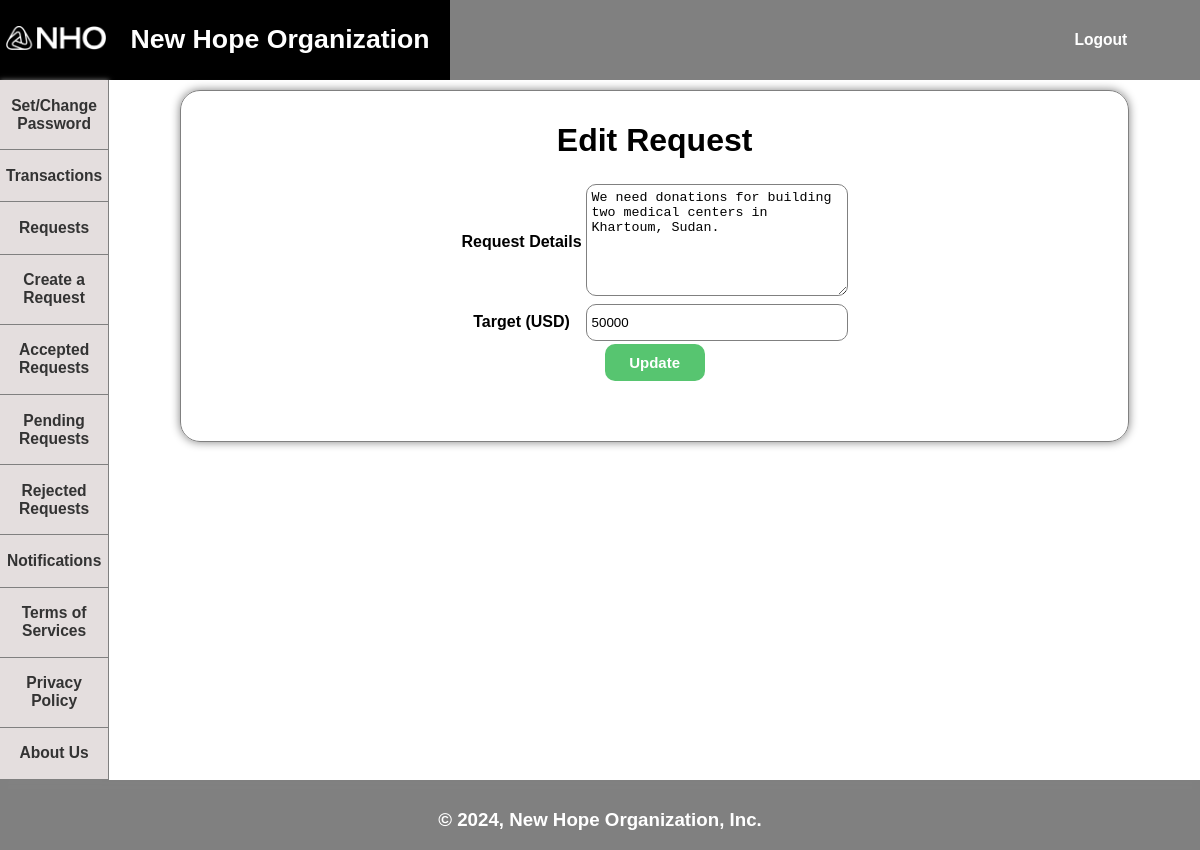
The page /ngo/edit-request.ngo.php?id=18 (signed in) on the database its author committed.
### tables this page shows
CREATE TABLE `requests` (
  `id` int(11) NOT NULL,
  `details` text NOT NULL,
  `target` float NOT NULL,
  `raised` float NOT NULL,
  `stype` int(11) NOT NULL,
  `status` varchar(20) NOT NULL,
  `time` datetime NOT NULL,
  `ngo` varchar(20) NOT NULL,
  `reason` text NOT NULL,
  `admin` varchar(20) NOT NULL,
  `notify` datetime NOT NULL
);

### ngo/edit-request.ngo.php (the view, shortened to what this page needs)
<?php
include_once '../config/connection.config.php';
$id = $_GET['id'];
$select = mysqli_query($conn, "SELECT * FROM requests WHERE id='$id'");
if (mysqli_num_rows($select)) {
    $result = mysqli_fetch_assoc($select);
}
?>
<!DOCTYPE html>
<html lang="en">
<head>
    <link rel="stylesheet" href="../styles/style.css" />
</head>
<body>
    <div class="main">
        <div class="header">
            <a href="../index.php">
                <button class="title">
                    <div class="logo-div">
                        <img class="logo" src="../images/logo.png" alt="NHO" />
                    </div>
                    <div class="heading-div">
                        <h1 class="heading">New Hope Organization</h1>
                    </div>
                </button>
            </a>
        </div>
        <div class="log">
            <?php
        if (!isset($_SESSION['userId']) || $_SESSION['userId']==NULL) { ?>
            <a href="../login.php">
                <button class="logbtn">
                    <h3>Login</h3>
                </button>
            </a>
            <a href="../signup.php">
                <button class="logbtn">
                    <h3>Sign Up</h3>
                </button>
            </a>
            <?php } else { ?>
            <a href="../include/logout.include.php">
                <button class="logbtn">
                    <h3>Logout</h3>
                </button>
            </a>
            <?php }
        ?>
        </div>
        <div class="navigation">
            <?php
            if (isset($_SESSION['userId']) && $_SESSION['userId']!=NULL) { ?>
            <a href="../password.php"><button class="navbtn">
                    <h3>Set/Change Password</h3>
                </button></a>
            <a href="../transactions.php"><button class="navbtn">
                    <h3>Transactions</h3>
                </button></a>
            <a href="../requests.php"><button class="navbtn">
                    <h3>Requests</h3>
                </button></a>
            <?php }
            if (isset($_SESSION['userType']) && $_SESSION['userType']==1) { ?>
            <a href="../admin/pending-requests.admin.php"><button class="navbtn">
                    <h3>Pending Requests</h3>
                </button></a>
            <a href="../admin/add-admin.admin.php"><button class="navbtn">
                    <h3>Add New Admin</h3>
                </button></a>
            <?php } elseif (isset($_SESSION['userType']) && $_SESSION['userType']==2) { ?>
            <a href="create-request.ngo.php"><button class="navbtn">
                    <h3>Create a Request</h3>
                </button></a>
            <a href="accepted-requests.ngo.php"><button class="navbtn">
                    <h3>Accepted Requests</h3>
                </button></a>
            <a href="pending-requests.ngo.php"><button class="navbtn">
                    <h3>Pending Requests</h3>
                </button></a>
            <a href="rejected-requests.ngo.php"><button class="navbtn">
                    <h3>Rejected Requests</h3>
                </button></a>
            <a href="notifications.ngo.php"><button class="navbtn">
                    <h3>Notifications</h3>
                </button></a>
            <?php } ?>
            <a href="../tos.php"><button class="navbtn">
                    <h3>Terms of Services</h3>
                </button></a>
            <a href="../privacy-policy.php"><button class="navbtn">
                    <h3>Privacy Policy</h3>
                </button></a>
            <a href="../about-us.php"><button class="navbtn">
                    <h3>About Us</h3>
                </button></a>
        </div>
        <div class="content">
            <div class="card">
                <?php
                if (isset($_SESSION['userPass']) && $_SESSION['userPass']=='none' && $_SESSION['userType']==1) { ?>
                <h2 class="warning">You did not set any proper password yet. Your account is vulnerable!</h2>
                <a href="../password.php"><button class="pagebtn">Set Password</button></a>
                <?php } elseif (isset($_SESSION['userApproval']) && $_SESSION['userType']==2 && $_SESSION['userApproval']==0) { ?>
                <h2 class="warning">Before you can access all of the features,<br>You have to submit your organization
                    documents first for our moderation.</h2>
                <a href="add-documents.ngo.php"><button class="pagebtn">Add Documents</button></a>
                <?php } elseif (isset($_SESSION['userApproval']) && $_SESSION['userType']==2 && $_SESSION['userApproval']==1) { ?>
                <h2 class="warning">Your organization documents are received.<br>Please wait until the moderation
                    completes.</h2>
                <?php } else { ?>
                <h1>Edit Request</h1>
                <form action="../include/edit-request.include.php" method="POST">
                    <table>
                        <tr>
                            <td><label class="label" for="details" id="details">Request Details</label></td>
                            <td>
                                <textarea class="box area" name="details" id="details" cols="30" rows="10"
                                    placeholder="Enter request details here..."
                                    required><?php echo $result['details']; ?></textarea>
                            </td>
                        </tr>
                        <tr>
                            <td>
                                <label class="label" for="target" id="target">Target (USD)</label>
                            </td>
                            <td><input class="box" type="number" name="target" min="1"
                                    placeholder="Enter target amount here..." value="<?php echo $result['target']; ?>"
                                    required>
                            </td>
                        </tr>
                    </table>
                    <button class="pagebtn" type="submit">Update</button>
                </form>
                <?php } ?>
            </div>
        </div>
        <div class="footer">
            <h3>&copy; <?php echo date('Y');?>, New Hope Organization, Inc.</h3>
        </div>
    </div>
</body>
</html>

### styles/style.css (style rules this page uses)
html, body { height: 100%; margin: 0; padding: 0; text-align: center; background-color: #808080; font-family: "proxima-soft", "Proxima Soft", "Proxima Nova Soft", Helvetica, Arial, sans-serif; scroll-behavior: smooth; }
.main { display: grid; height: 100%; grid-template-columns: repeat(12, 1fr); grid-template-rows: 80px auto 80px; }
.header { grid-column: 1 / -3; box-shadow: 1px 1px 5px #808080; background-color: #808080; align-self: center; text-align: left; height: 100%; }
.header a { text-decoration: none; }
.log { background-color: #808080; grid-column: span 2; align-self: center; }
.logo-div { height: 100%; width: 100%; padding: 6px; }
.logo { margin: 25px auto; width: 100%; }
.logbtn { background-color: #808080; text-decoration: none; border: 0; color: #ffffff; width: 45%; }
.navigation { box-shadow: 0px 0px 5px #808080; background-color: #c2c2c2; border-right: 1px solid #808080; grid-column: 1 / 2; }
.content { background-color: #ffffff; grid-column: 2 / -1; }
.footer { grid-column: 1 / -1; align-self: center; box-shadow: -1px -1px 5px #808080; color: #ffffff; }
button { cursor: pointer; }
.title { background-color: #808080; text-decoration: none; border: 0; border-bottom: 1px solid #808080; color: #ffffff; display: grid; grid-template-columns: 100px 350px; grid-template-rows: 1fr; align-content: center; height: 100%; padding: 0; transition: all 1s; }
.heading-div { width: 100%; align-self: center; padding: 5px; }
.heading { width: 100%; }
.navbtn { background-color: #e4dede; text-decoration: none; border: 0; color: #333333; width: 100%; border-bottom: 1px solid #808080; }
.card { padding: 10px; border: 1px solid #808080; width: 85%; margin: 10px auto; border-radius: 20px; box-shadow: 0 0 10px #808080; }
table { margin: auto; }
.pagebtn { margin: 0 auto 50px auto; background-color: #57c570; border: 0; padding: 10px; font-weight: bolder; color: #ffffff; border-radius: 10px; font-size: 15px; width: 100px; }
.box { width: 250px; height: 25px; border: 1px solid #808080; border-radius: 10px; padding: 5px; }
.label { font-weight: bold; }
.area { height: 100px; }
a { text-decoration: none; }

### rows shown on the page
requests: details "We need donations for building two medical centers in Khartoum, Sudan.", target "50000"
